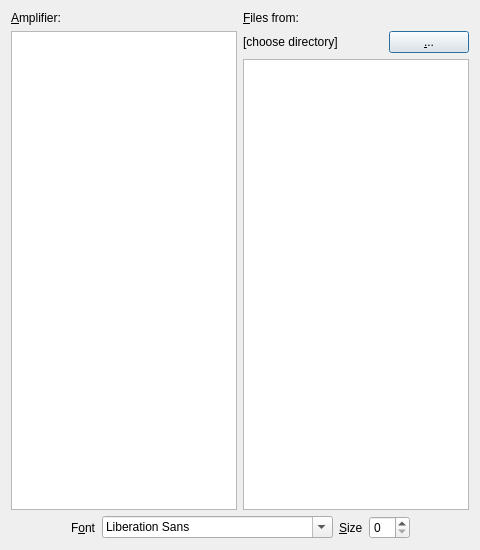
<?xml version="1.0" encoding="UTF-8"?>
<ui version="4.0">
 <class>Library</class>
 <widget class="QDialog" name="Library">
  <property name="geometry">
   <rect>
    <x>0</x>
    <y>0</y>
    <width>480</width>
    <height>550</height>
   </rect>
  </property>
  <property name="windowTitle">
   <string>PLUG Library</string>
  </property>
  <layout class="QVBoxLayout" name="verticalLayout_3">
   <item>
    <layout class="QHBoxLayout" name="horizontalLayout_3">
     <item>
      <layout class="QVBoxLayout" name="verticalLayout">
       <item>
        <widget class="QLabel" name="label">
         <property name="text">
          <string>&amp;Amplifier:</string>
         </property>
         <property name="buddy">
          <cstring>listWidget</cstring>
         </property>
        </widget>
       </item>
       <item>
        <widget class="QListWidget" name="listWidget"/>
       </item>
      </layout>
     </item>
     <item>
      <layout class="QVBoxLayout" name="verticalLayout_2">
       <item>
        <widget class="QLabel" name="label_2">
         <property name="text">
          <string>&amp;Files from:</string>
         </property>
         <property name="buddy">
          <cstring>listWidget_2</cstring>
         </property>
        </widget>
       </item>
       <item>
        <layout class="QHBoxLayout" name="horizontalLayout">
         <item>
          <widget class="QLabel" name="label_3">
           <property name="sizePolicy">
            <sizepolicy hsizetype="Minimum" vsizetype="Preferred">
             <horstretch>0</horstretch>
             <verstretch>0</verstretch>
            </sizepolicy>
           </property>
           <property name="text">
            <string>[choose directory]</string>
           </property>
           <property name="textInteractionFlags">
            <set>Qt::TextSelectableByMouse</set>
           </property>
          </widget>
         </item>
         <item>
          <widget class="QPushButton" name="pushButton">
           <property name="sizePolicy">
            <sizepolicy hsizetype="Fixed" vsizetype="Fixed">
             <horstretch>0</horstretch>
             <verstretch>0</verstretch>
            </sizepolicy>
           </property>
           <property name="text">
            <string>&amp;...</string>
           </property>
          </widget>
         </item>
        </layout>
       </item>
       <item>
        <widget class="QListWidget" name="listWidget_2"/>
       </item>
      </layout>
     </item>
    </layout>
   </item>
   <item>
    <layout class="QHBoxLayout" name="horizontalLayout_2">
     <item>
      <spacer name="horizontalSpacer">
       <property name="orientation">
        <enum>Qt::Horizontal</enum>
       </property>
       <property name="sizeHint" stdset="0">
        <size>
         <width>40</width>
         <height>20</height>
        </size>
       </property>
      </spacer>
     </item>
     <item>
      <widget class="QLabel" name="label_4">
       <property name="text">
        <string>F&amp;ont</string>
       </property>
       <property name="buddy">
        <cstring>fontComboBox</cstring>
       </property>
      </widget>
     </item>
     <item>
      <widget class="QFontComboBox" name="fontComboBox"/>
     </item>
     <item>
      <widget class="QLabel" name="label_5">
       <property name="text">
        <string>&amp;Size</string>
       </property>
       <property name="buddy">
        <cstring>spinBox</cstring>
       </property>
      </widget>
     </item>
     <item>
      <widget class="QSpinBox" name="spinBox">
       <property name="maximum">
        <number>32</number>
       </property>
      </widget>
     </item>
     <item>
      <spacer name="horizontalSpacer_2">
       <property name="orientation">
        <enum>Qt::Horizontal</enum>
       </property>
       <property name="sizeHint" stdset="0">
        <size>
         <width>40</width>
         <height>20</height>
        </size>
       </property>
      </spacer>
     </item>
    </layout>
   </item>
  </layout>
 </widget>
 <tabstops>
  <tabstop>pushButton</tabstop>
  <tabstop>listWidget</tabstop>
  <tabstop>listWidget_2</tabstop>
 </tabstops>
 <resources/>
 <connections/>
</ui>
